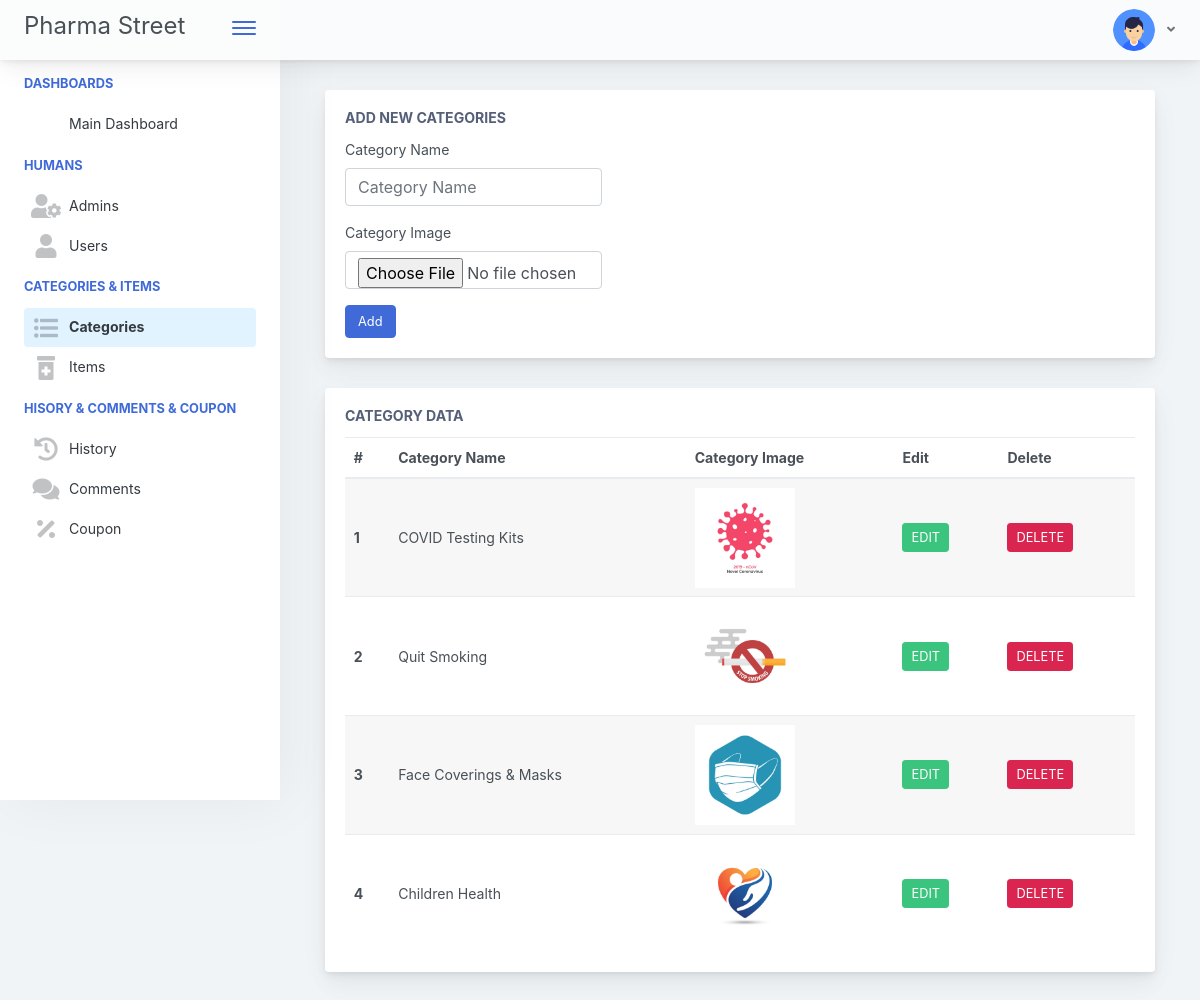
The page /admin/manage_categories.php (signed in) on the database its author committed.
### tables this page shows
CREATE TABLE `category` (
  `cat_id` int(11) NOT NULL,
  `cat_name` varchar(50) DEFAULT NULL,
  `cat_image` text DEFAULT NULL
);

### admin/manage_categories.php (the view, shortened to what this page needs)
<?php include("includes/header.php");  ?>
<div class="app-main">
<?php include("includes/sidebar.php"); ?>
    <div class="app-main__outer">
        <div class="app-main__inner">
            <div class="col">
                <div class="main-card mb-3 card">
                    <div class="card-body">
                        <h5 class="card-title">Add New Categories</h5>
                        <form class="needs-validation" novalidate  method="post" enctype="multipart/form-data">
                            <div class="form-row">
                                <div class="col-md-4 mb-3">
                                    <label for="validationCustom01">Category Name</label>
                                    <input type="text" name="category_name" value="<?php echo @$u_category_name; ?>" class="form-control" id="validationCustom01" placeholder="Category Name" required>
                                </div>
                            </div>
                            <div class="form-row">
                                <div class="col-md-4 mb-3">
                                    <label for="validationCustom01">Category Image</label>
                                    <input type="file" name="category_image" value="<?php echo $u_category_image; ?>" class="form-control" id="validationCustom01"   required>
                                </div>
                            </div>
                            <button class="btn btn-primary" style="display:<?php echo (@$_GET["method"]!="edit")?'':'none'; ?>" name="add_category" type="submit">Add </button>
                        </form>
                    </div>
                </div>
            </div>
            <div class="col-lg-12">
                <div class="main-card mb-3 card">
                    <div class="card-body">
                        <h5 class="card-title">Category Data</h5>
                        <table class="mb-0 table table-striped">
                            <thead>
                                <tr>
                                    <th>#</th>
                                    <th>Category Name</th>
                                    <th>Category Image</th>
                                    <th>Edit</th>
                                    <th>Delete</th>
                                </tr>
                            </thead>
                            <tbody>
                            <?php
                                 $select_cat="SELECT * FROM category ";
                                $query_cat=mysqli_query($conn,$select_cat);
                                while($row_cat=mysqli_fetch_assoc($query_cat)){ ?>
                                <tr>
                                    <th scope="row"><?php echo $row_cat["cat_id"]; ?></th>
                                    <td><?php echo $row_cat["cat_name"]; ?></td>
                                    <td><img src="assets/categories_images/<?php echo $row_cat["cat_image"]; ?>" width="100px" height="100px" alt="" srcset=""></td>
                                    <td>
                                        <div class="table-data-feature">
                                                           <a href="manage_categories.php?method=edit&&id=<?php echo $row_cat["cat_id"];?>">
                                                           <button  type="submit" name="edit_btn" class="btn btn-success btn-sm"> EDIT</button>
                                                        </a>
                                </td>
                                <td>
                                                            <a href="manage_categories.php?method=delete&&id=<?php echo $row_cat["cat_id"];?>">
                                                            <button type="submit" name="delete_admin" class="btn btn-danger btn-sm"> DELETE</button>
                                                        </a>
                                                    </div>
                                <?php }?>
                    </div>
                </div>
            </div>

### rows shown on the page
category: cat_id "1", cat_name "COVID Testing Kits", cat_image (picture)
category: cat_id "2", cat_name "Quit Smoking", cat_image (picture)
category: cat_id "3", cat_name "Face Coverings & Masks", cat_image (picture)
category: cat_id "4", cat_name "Children Health", cat_image (picture)
